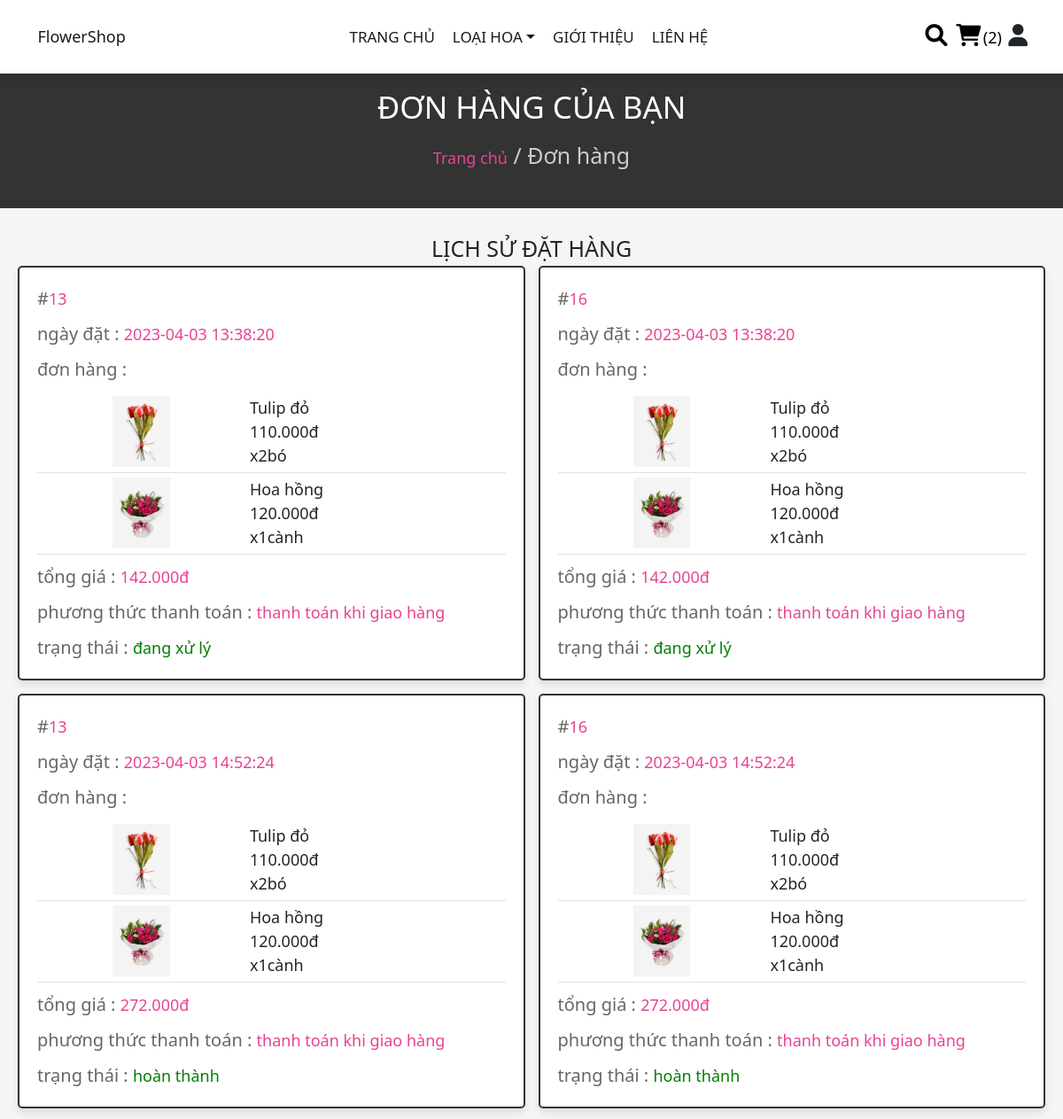
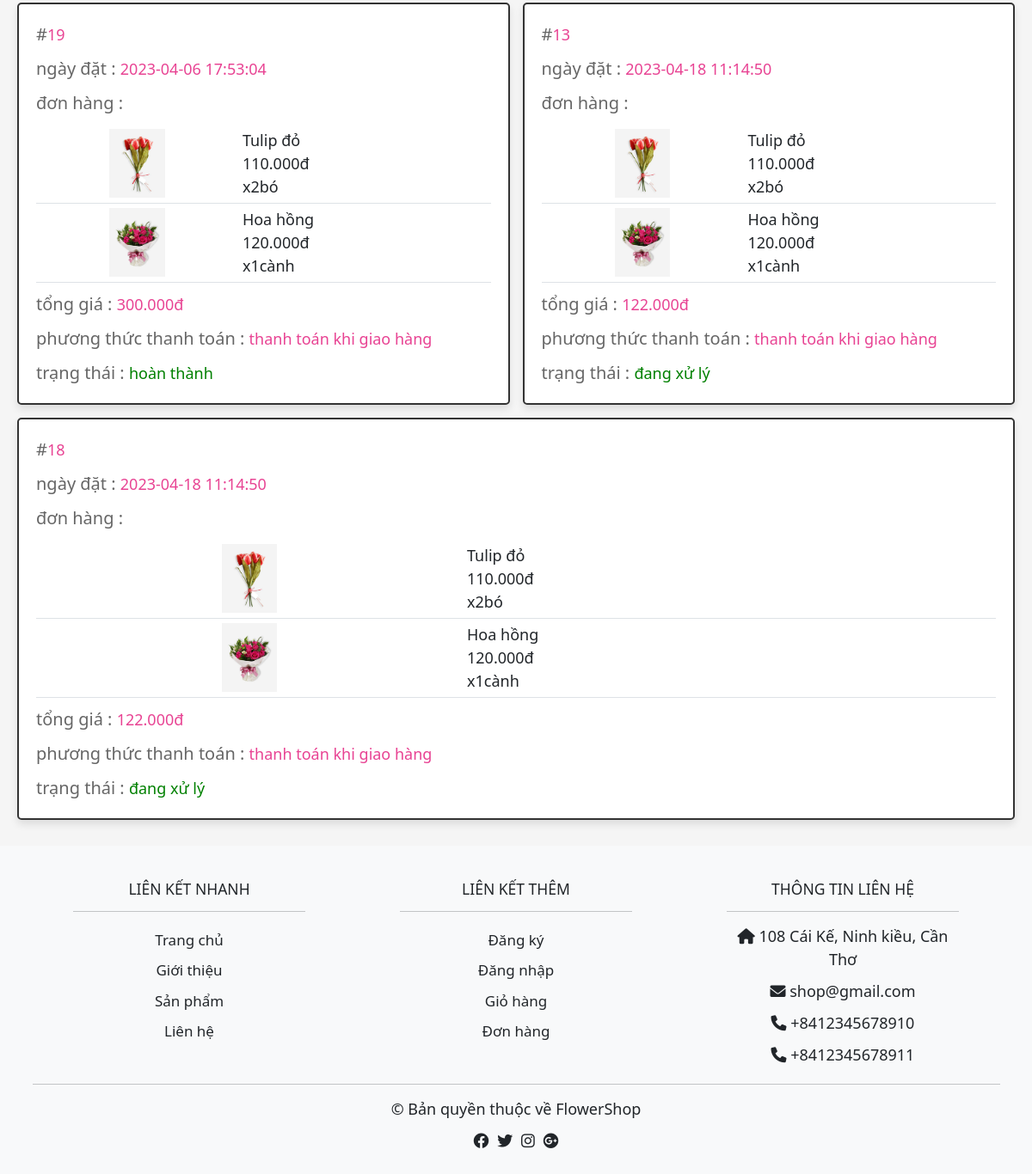
Page /orders.php (signed in) on the committed database (2 pictures, top to bottom).
### tables this page shows
CREATE TABLE `orders` (
  `id` int(100) NOT NULL,
  `user_id` int(100) NOT NULL,
  `total_price` int(100) NOT NULL,
  `method` varchar(50) NOT NULL,
  `placed_on` timestamp NOT NULL DEFAULT current_timestamp() ON UPDATE current_timestamp(),
  `payment_status` varchar(20) NOT NULL DEFAULT 'đang xử lý',
  `name_receive` varchar(100) NOT NULL,
  `number_receive` varchar(12) NOT NULL,
  `message_card` varchar(100) NOT NULL
);

CREATE TABLE `products` (
  `id` int(100) NOT NULL,
  `name` varchar(100) NOT NULL,
  `id_type` int(11) NOT NULL,
  `details` varchar(500) NOT NULL,
  `price` int(100) NOT NULL,
  `giacanh` int(100) NOT NULL,
  `sale_price` int(10) NOT NULL DEFAULT 0,
  `soluongkho` int(11) NOT NULL,
  `image` varchar(100) NOT NULL
);

CREATE TABLE `carts` (
  `id_cart` int(100) NOT NULL,
  `user_id` int(100) NOT NULL,
  `pid` int(100) NOT NULL,
  `quantity` int(100) NOT NULL,
  `unit` varchar(10) NOT NULL DEFAULT 'bó'
);

### orders.php (the view, shortened to what this page needs)
<?php
@include 'config.php';
$user_id = $_SESSION['user_id'];
?>
<!DOCTYPE html>
<html lang="en">
<head>
    <link rel="stylesheet" href="https://cdnjs.cloudflare.com/ajax/libs/font-awesome/6.0.0/css/all.min.css">
    <link href="https://cdn.jsdelivr.net/npm/bootstrap@5.0.2/dist/css/bootstrap.min.css" rel="stylesheet">
    <link rel="stylesheet" href="css/style.css">
</head>
<body>
    <?php @include 'modules/header.php'; ?>
    <section class="heading text-center justify-content-center align-items-center">
        <h3>Đơn hàng của bạn</h3>
        <p> <a href="home.php">Trang chủ</a> / Đơn hàng </p>
    </section>
    <section class="placed-orders ">
        <h1 class="title text-center text-uppercase">Lịch sử đặt hàng</h1>
        <div class="box-container">
            <?php
            $select_orders = mysqli_query($conn, "SELECT * FROM `orders` join detail_orders on orders.id=detail_orders.id_order join products on detail_orders.pid=products.id WHERE user_id = '$user_id'") or die('query failed');
            if (mysqli_num_rows($select_orders) > 0) {
                while ($fetch_orders = mysqli_fetch_assoc($select_orders)) {
            ?>
                    <div class="box">
                        <p> #<span><?php echo $fetch_orders['id']; ?></span> </p>
                        <p> ngày đặt : <span><?php echo $fetch_orders['placed_on']; ?></span> </p>
                        <p> đơn hàng : </p>
                        <table class="table">
                            <tbody>
                                <?php $select_p_order = mysqli_query($conn, "SELECT id_cart, user_id, pid,unit, name, quantity, price, giacanh, sale_price, image  FROM carts JOIN products ON carts.pid= products.id  WHERE user_id = '$user_id'") or die('query failed');
                                if (mysqli_num_rows($select_p_order) > 0) {
                                    while ($fetch_p_order = mysqli_fetch_array($select_p_order)) {
                                ?>
                                        <tr>
                                            <td class="mt-3">
                                                <div class="text-center "><img src="uploaded_img/<?php echo $fetch_p_order['image']; ?>" alt="" class="img-fruit" height="80px"> </div>
                                            </td>
                                            <td class="mt-3">
                                                <div class="">
                                                    <div class=""><?php echo $fetch_p_order['name']; ?></div>
                                                    <div class=""><?php echo number_format($fetch_p_order['price'], 0, ",", ".") . "đ" ?></div>
                                                    <div class=""><?php echo "x" . $fetch_p_order['quantity'] . $fetch_p_order['unit'] ?></div>
                                                </div>
                                            </td>
                                        </tr>
                                <?php
                                    }
                                } ?>
                            </tbody>
                        </table>
                        <p> tổng giá : <span><?php echo number_format($fetch_orders['total_price'], 0, ",", ".") ?>đ</span> </p>
                        <p> phương thức thanh toán : <span><?php echo $fetch_orders['method']; ?></span> </p>
                        <p> trạng thái : <span style="color:<?php if ($fetch_orders['payment_status'] == 'pending') {
                                                                echo 'tomato';
                                                            } else {
                                                                echo 'green';
                                                            } ?>"><?php echo $fetch_orders['payment_status']; ?></span> </p>
                    </div>
            <?php
                }
            } else {
                echo '<p class="empty">Chưa có đơn đặt hàng!</p>';
            }
            ?>
        </div>
    </section>
    <?php @include 'modules/footer.php'; ?>
</body>
</html>

### css/style.css (style rules this page uses)
:root { --pink:#e84393; --red:#c0392b; --orange:#f39c12; --black:#333; --white:#fff; --light-color:#666; --light-white:#ccc; --light-bg:#f5f5f5; --border:.2rem solid var(--black); --box-shadow:0 .5rem 1rem rgba(0,0,0,.1); }
* { margin:0; padding:0; font-size: large; box-sizing: border-box; outline: none; border:none; text-decoration: none; transition:all .2s linear; }
html { font-size: 62.5%; overflow-x: hidden; scroll-behavior: smooth; scroll-padding-top: 6.5rem; }
body { background: var(--light-bg); font-weight: normal; }
section { padding:3rem 2rem; }
.heading { display: flex; flex-flow: column; gap:1rem; background-color: var(--black); min-height: 25vh; padding-top: 100px; }
.heading h3 { font-size: 3.5rem; color:var(--white); text-transform: uppercase; }
.heading p { font-size: 2.5rem; color:var(--light-white); }
.heading p a { color:var(--pink); }
a { text-decoration: none; }
.placed-orders .box-container { max-width: 1200px; margin:0 auto; display: flex; flex-wrap: wrap; gap:1.5rem; align-items: flex-start; }
.placed-orders .box-container .box { background-color: var(--white); padding:1rem 2rem; border:var(--border); box-shadow: var(--box-shadow); flex:1 1 40rem; border-radius: .5rem; }
.placed-orders .box-container .box p { margin: 1rem 0; font-size: 2rem; line-height: 1.5; color:var(--light-color); }
.placed-orders .box-container .box p span { color:var(--pink); }

### rows in the picture
orders: products.id "13", placed_on "2023-04-03 13:38:20", total_price "142.000", method "thanh toán khi giao hàng", payment_status "đang xử lý", products.id "16"
carts: products.image (picture), products.name "Tulip đỏ", products.price "110.000", quantity "2", unit "bó"
carts: products.image (picture), products.name "Hoa hồng", products.price "120.000", quantity "1", unit "cành"
orders: products.id "13", placed_on "2023-04-03 14:52:24", total_price "272.000", method "thanh toán khi giao hàng", payment_status "hoàn thành", products.id "16"
orders: products.id "19", placed_on "2023-04-06 17:53:04", total_price "300.000", method "thanh toán khi giao hàng", payment_status "hoàn thành"
orders: products.id "13", placed_on "2023-04-18 11:14:50", total_price "122.000", method "thanh toán khi giao hàng", payment_status "đang xử lý", products.id "18"

### other values in the picture
$cart_num_rows "2"
